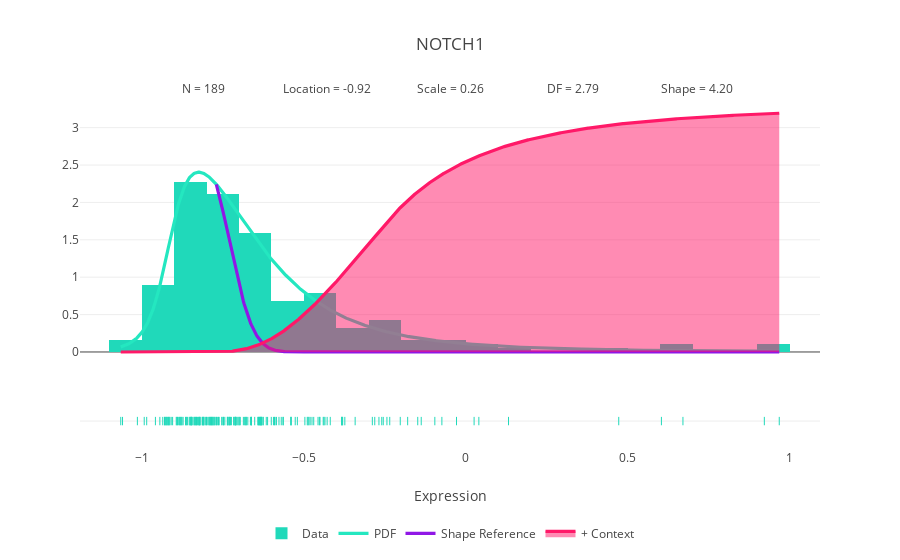
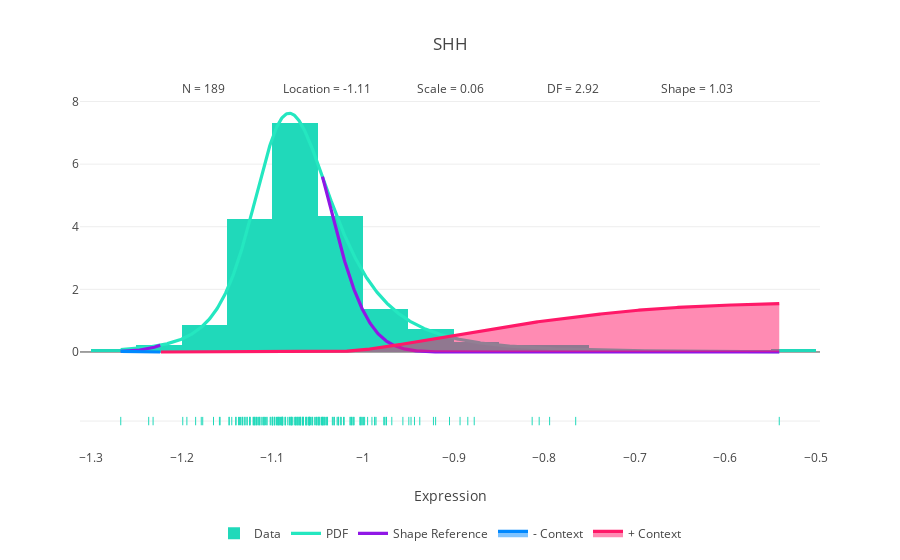
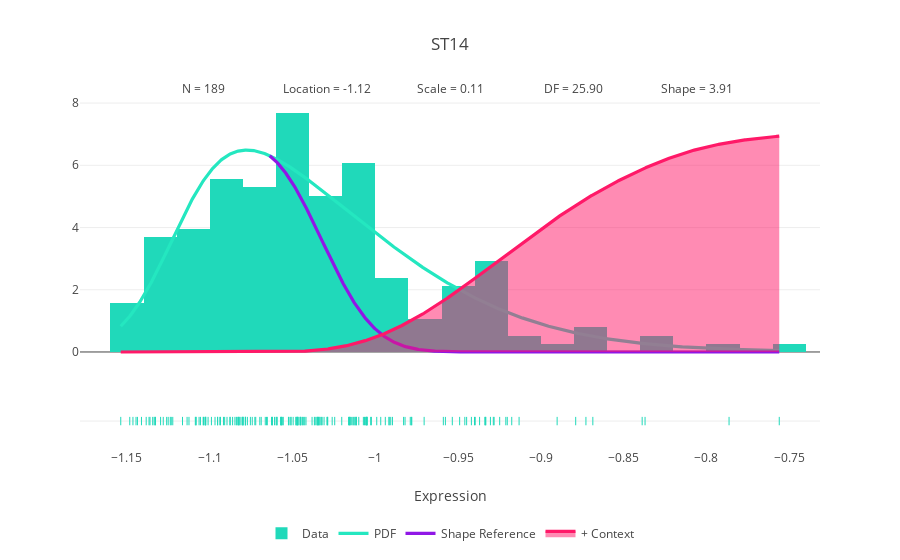
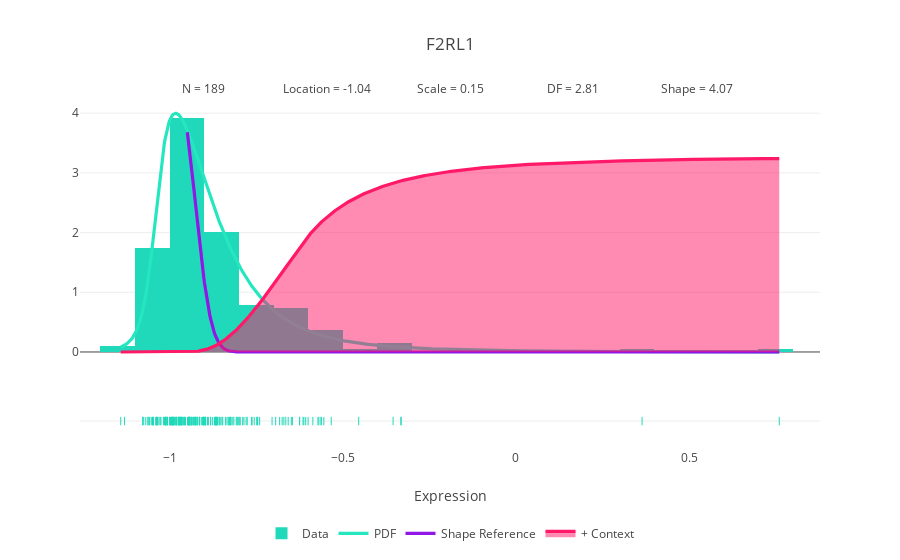

Source (notebook cell) for these figures, in order:
### Code cell
for element_type, df in (
    ("feature", feature_x_sample_processed),
    ("sample", feature_x_sample_processed.T),
):

    if SETTING["{}s_to_peek".format(element_type)] is not None:

        for element, element_values in df.loc[
            df.index & SETTING["{}s_to_peek".format(element_type)]
        ].iterrows():

            ccal.plot_context(
                element_values,
                plot_rug=element_values.dropna().size < SETTING["plot_rug_max_size"],
                xaxis_title=SETTING["feature_x_sample_value_name"],
            )

### Figure 1 — Plotly figure (JSON) as saved in the notebook; plotly's stock layout.template omitted (floating-point values rounded to 4 significant figures; data arrays with more than 128 entries replaced by an {"elided": "..."} marker saying what was removed)
{"data": [{"histnorm": "probability density", "hoverinfo": "x+y", "legendgroup": "Data", "marker": {"color": "#20d9ba"}, "name": "Data", "type": "histogram", "uid": "05f467ff-4ce0-430d-b3ef-516ac9f0705c", "x": {"elided": "189 float values"}, "yaxis": "y2"}, {"hoverinfo": "x+text", "legendgroup": "Data", "marker": {"color": "#20d9ba", "symbol": "line-ns-open"}, "mode": "markers", "showlegend": false, "text": {"elided": "189 str values"}, "type": "scatter", "uid": "c126f602-20ec-4518-8b77-11b8fc21ac4e", "x": {"elided": "189 float values"}, "y": {"elided": "189 int values"}}, {"line": {"color": "#24e7c0", "width": 3.2}, "name": "PDF", "type": "scatter", "uid": "f1e36e2e-53f4-42b5-ab64-2b3179892e10", "x": {"elided": "1000 float values"}, "y": {"elided": "1000 float values"}, "yaxis": "y2"}, {"line": {"color": "#9017e6", "width": 3.2}, "name": "Shape Reference", "type": "scatter", "uid": "fa5f2cc4-ffab-4e16-bab0-fc7c3cba8b53", "x": {"elided": "1000 float values"}, "y": {"elided": "1000 float values"}, "yaxis": "y2"}, {"fill": "tozeroy", "line": {"color": "#0088ff", "width": 3.2}, "name": "- Context", "type": "scatter", "uid": "200eebef-3f77-4876-b792-138bbbb62d0f", "x": [], "y": [], "yaxis": "y2"}, {"fill": "tozeroy", "line": {"color": "#ff1968", "width": 3.2}, "name": "+ Context", "type": "scatter", "uid": "86d373c5-f9cc-4172-854e-973513f48d73", "x": {"elided": "1000 float values"}, "y": {"elided": "1000 float values"}, "yaxis": "y2"}], "layout": {"annotations": [{"showarrow": false, "text": "N = 189", "x": 0.1667, "xanchor": "center", "xref": "paper", "y": 1.064, "yref": "paper"}, {"showarrow": false, "text": "Location = -0.92", "x": 0.3333, "xanchor": "center", "xref": "paper", "y": 1.064, "yref": "paper"}, {"showarrow": false, "text": "Scale = 0.26", "x": 0.5, "xanchor": "center", "xref": "paper", "y": 1.064, "yref": "paper"}, {"showarrow": false, "text": "DF = 2.79", "x": 0.6667, "xanchor": "center", "xref": "paper", "y": 1.064, "yref": "paper"}, {"showarrow": false, "text": "Shape = 4.20", "x": 0.8333, "xanchor": "center", "xref": "paper", "y": 1.064, "yref": "paper"}], "legend": {"orientation": "h", "x": 0.5, "xanchor": "center", "y": -0.2}, "title": {"text": "NOTCH1"}, "xaxis": {"anchor": "y", "title": {"text": "Expression"}}, "yaxis": {"domain": [0, 0.16], "dtick": 1, "showticklabels": false, "zeroline": false}, "yaxis2": {"domain": [0.24, 1]}}}

### Figure 2 — Plotly figure (JSON) as saved in the notebook; plotly's stock layout.template omitted (floating-point values rounded to 4 significant figures; data arrays with more than 128 entries replaced by an {"elided": "..."} marker saying what was removed)
{"data": [{"histnorm": "probability density", "hoverinfo": "x+y", "legendgroup": "Data", "marker": {"color": "#20d9ba"}, "name": "Data", "type": "histogram", "uid": "bbd82ed4-096b-4f3d-92df-a078dfb837a0", "x": {"elided": "189 float values"}, "yaxis": "y2"}, {"hoverinfo": "x+text", "legendgroup": "Data", "marker": {"color": "#20d9ba", "symbol": "line-ns-open"}, "mode": "markers", "showlegend": false, "text": {"elided": "189 str values"}, "type": "scatter", "uid": "bd2c1c3c-fce1-4c7a-be96-a253daa47b90", "x": {"elided": "189 float values"}, "y": {"elided": "189 int values"}}, {"line": {"color": "#24e7c0", "width": 3.2}, "name": "PDF", "type": "scatter", "uid": "a2c7cb4f-1599-4c66-8dc3-d5d99ab4d6c4", "x": {"elided": "1000 float values"}, "y": {"elided": "1000 float values"}, "yaxis": "y2"}, {"line": {"color": "#9017e6", "width": 3.2}, "name": "Shape Reference", "type": "scatter", "uid": "72b9cdf1-c98c-456f-8e2a-9f011eded9d1", "x": {"elided": "1000 float values"}, "y": {"elided": "1000 float values"}, "yaxis": "y2"}, {"fill": "tozeroy", "line": {"color": "#0088ff", "width": 3.2}, "name": "- Context", "type": "scatter", "uid": "36605d12-0d16-4488-ac1e-16d8ec9d2f67", "x": [-1.267, -1.266, -1.266, -1.265, -1.264, -1.264, -1.263, -1.262, -1.261, -1.261, -1.26, -1.259, -1.258, -1.258, -1.257, -1.256, -1.256, -1.255, -1.254, -1.253, -1.253, -1.252, -1.251, -1.25, -1.25, -1.249, -1.248, -1.248, -1.247, -1.246, -1.245, -1.245, -1.244, -1.243, -1.242, -1.242, -1.241, -1.24, -1.24, -1.239, -1.238, -1.237, -1.237, -1.236, -1.235, -1.234, -1.234, -1.233, -1.232, -1.232, -1.231, -1.23, -1.229, -1.229, -1.228, -1.227, -1.226, -1.226, -1.225, -1.224, -1.224], "y": [0.01737, 0.01692, 0.01648, 0.01604, 0.01561, 0.01517, 0.01474, 0.01431, 0.01389, 0.01347, 0.01305, 0.01264, 0.01223, 0.01182, 0.01142, 0.01102, 0.01062, 0.01023, 0.009849, 0.009467, 0.009091, 0.008719, 0.008352, 0.007991, 0.007635, 0.007284, 0.006939, 0.0066, 0.006266, 0.005939, 0.005618, 0.005304, 0.004996, 0.004695, 0.004402, 0.004115, 0.003836, 0.003565, 0.003302, 0.003047, 0.0028, 0.002562, 0.002332, 0.002112, 0.001901, 0.001699, 0.001508, 0.001326, 0.001155, 0.0009939, 0.0008441, 0.0007055, 0.0005782, 0.0004628, 0.0003594, 0.0002684, 0.00019, 0.0001247, 7.264e-05, 3.429e-05, 9.965e-06], "yaxis": "y2"}, {"fill": "tozeroy", "line": {"color": "#ff1968", "width": 3.2}, "name": "+ Context", "type": "scatter", "uid": "c9cec603-bde0-4e84-b561-99bcf740d2ab", "x": {"elided": "939 float values"}, "y": {"elided": "939 float values"}, "yaxis": "y2"}], "layout": {"annotations": [{"showarrow": false, "text": "N = 189", "x": 0.1667, "xanchor": "center", "xref": "paper", "y": 1.064, "yref": "paper"}, {"showarrow": false, "text": "Location = -1.11", "x": 0.3333, "xanchor": "center", "xref": "paper", "y": 1.064, "yref": "paper"}, {"showarrow": false, "text": "Scale = 0.06", "x": 0.5, "xanchor": "center", "xref": "paper", "y": 1.064, "yref": "paper"}, {"showarrow": false, "text": "DF = 2.92", "x": 0.6667, "xanchor": "center", "xref": "paper", "y": 1.064, "yref": "paper"}, {"showarrow": false, "text": "Shape = 1.03", "x": 0.8333, "xanchor": "center", "xref": "paper", "y": 1.064, "yref": "paper"}], "legend": {"orientation": "h", "x": 0.5, "xanchor": "center", "y": -0.2}, "title": {"text": "SHH"}, "xaxis": {"anchor": "y", "title": {"text": "Expression"}}, "yaxis": {"domain": [0, 0.16], "dtick": 1, "showticklabels": false, "zeroline": false}, "yaxis2": {"domain": [0.24, 1]}}}

### Figure 3 — Plotly figure (JSON) as saved in the notebook; plotly's stock layout.template omitted (floating-point values rounded to 4 significant figures; data arrays with more than 128 entries replaced by an {"elided": "..."} marker saying what was removed)
{"data": [{"histnorm": "probability density", "hoverinfo": "x+y", "legendgroup": "Data", "marker": {"color": "#20d9ba"}, "name": "Data", "type": "histogram", "uid": "c46c29b8-3065-4a44-b001-feb3ef6dd4f5", "x": {"elided": "189 float values"}, "yaxis": "y2"}, {"hoverinfo": "x+text", "legendgroup": "Data", "marker": {"color": "#20d9ba", "symbol": "line-ns-open"}, "mode": "markers", "showlegend": false, "text": {"elided": "189 str values"}, "type": "scatter", "uid": "18dd7760-7c2a-4d2a-8625-8fcf6da97324", "x": {"elided": "189 float values"}, "y": {"elided": "189 int values"}}, {"line": {"color": "#24e7c0", "width": 3.2}, "name": "PDF", "type": "scatter", "uid": "927a8afa-b636-4cd6-8da9-ffad2392d330", "x": {"elided": "1000 float values"}, "y": {"elided": "1000 float values"}, "yaxis": "y2"}, {"line": {"color": "#9017e6", "width": 3.2}, "name": "Shape Reference", "type": "scatter", "uid": "1af1a005-47f5-48c0-b864-f7de9794a0dc", "x": {"elided": "1000 float values"}, "y": {"elided": "1000 float values"}, "yaxis": "y2"}, {"fill": "tozeroy", "line": {"color": "#0088ff", "width": 3.2}, "name": "- Context", "type": "scatter", "uid": "71a806aa-840e-42cb-b348-024b1cb32edc", "x": [], "y": [], "yaxis": "y2"}, {"fill": "tozeroy", "line": {"color": "#ff1968", "width": 3.2}, "name": "+ Context", "type": "scatter", "uid": "a221a8eb-11bc-45e0-a334-9d80e8855362", "x": {"elided": "1000 float values"}, "y": {"elided": "1000 float values"}, "yaxis": "y2"}], "layout": {"annotations": [{"showarrow": false, "text": "N = 189", "x": 0.1667, "xanchor": "center", "xref": "paper", "y": 1.064, "yref": "paper"}, {"showarrow": false, "text": "Location = -1.12", "x": 0.3333, "xanchor": "center", "xref": "paper", "y": 1.064, "yref": "paper"}, {"showarrow": false, "text": "Scale = 0.11", "x": 0.5, "xanchor": "center", "xref": "paper", "y": 1.064, "yref": "paper"}, {"showarrow": false, "text": "DF = 25.90", "x": 0.6667, "xanchor": "center", "xref": "paper", "y": 1.064, "yref": "paper"}, {"showarrow": false, "text": "Shape = 3.91", "x": 0.8333, "xanchor": "center", "xref": "paper", "y": 1.064, "yref": "paper"}], "legend": {"orientation": "h", "x": 0.5, "xanchor": "center", "y": -0.2}, "title": {"text": "ST14"}, "xaxis": {"anchor": "y", "title": {"text": "Expression"}}, "yaxis": {"domain": [0, 0.16], "dtick": 1, "showticklabels": false, "zeroline": false}, "yaxis2": {"domain": [0.24, 1]}}}

### Figure 4 — Plotly figure (JSON) as saved in the notebook; plotly's stock layout.template omitted (floating-point values rounded to 4 significant figures; data arrays with more than 128 entries replaced by an {"elided": "..."} marker saying what was removed)
{"data": [{"histnorm": "probability density", "hoverinfo": "x+y", "legendgroup": "Data", "marker": {"color": "#20d9ba"}, "name": "Data", "type": "histogram", "uid": "c5c5ec91-ba31-467f-b97c-21ac51f34cbd", "x": {"elided": "189 float values"}, "yaxis": "y2"}, {"hoverinfo": "x+text", "legendgroup": "Data", "marker": {"color": "#20d9ba", "symbol": "line-ns-open"}, "mode": "markers", "showlegend": false, "text": {"elided": "189 str values"}, "type": "scatter", "uid": "16c1c7cb-b1f6-40c4-96e6-11265810703a", "x": {"elided": "189 float values"}, "y": {"elided": "189 int values"}}, {"line": {"color": "#24e7c0", "width": 3.2}, "name": "PDF", "type": "scatter", "uid": "3d26b2c6-1d0a-48c9-a5c8-0d8d498b7781", "x": {"elided": "1000 float values"}, "y": {"elided": "1000 float values"}, "yaxis": "y2"}, {"line": {"color": "#9017e6", "width": 3.2}, "name": "Shape Reference", "type": "scatter", "uid": "cd1b4af8-7448-4508-8899-62825209e411", "x": {"elided": "1000 float values"}, "y": {"elided": "1000 float values"}, "yaxis": "y2"}, {"fill": "tozeroy", "line": {"color": "#0088ff", "width": 3.2}, "name": "- Context", "type": "scatter", "uid": "944ce26e-e2b0-41fb-af53-c23fea9017b5", "x": [], "y": [], "yaxis": "y2"}, {"fill": "tozeroy", "line": {"color": "#ff1968", "width": 3.2}, "name": "+ Context", "type": "scatter", "uid": "79450c9f-9719-4e46-8ac6-1993ad6e3a1e", "x": {"elided": "1000 float values"}, "y": {"elided": "1000 float values"}, "yaxis": "y2"}], "layout": {"annotations": [{"showarrow": false, "text": "N = 189", "x": 0.1667, "xanchor": "center", "xref": "paper", "y": 1.064, "yref": "paper"}, {"showarrow": false, "text": "Location = -1.04", "x": 0.3333, "xanchor": "center", "xref": "paper", "y": 1.064, "yref": "paper"}, {"showarrow": false, "text": "Scale = 0.15", "x": 0.5, "xanchor": "center", "xref": "paper", "y": 1.064, "yref": "paper"}, {"showarrow": false, "text": "DF = 2.81", "x": 0.6667, "xanchor": "center", "xref": "paper", "y": 1.064, "yref": "paper"}, {"showarrow": false, "text": "Shape = 4.07", "x": 0.8333, "xanchor": "center", "xref": "paper", "y": 1.064, "yref": "paper"}], "legend": {"orientation": "h", "x": 0.5, "xanchor": "center", "y": -0.2}, "title": {"text": "F2RL1"}, "xaxis": {"anchor": "y", "title": {"text": "Expression"}}, "yaxis": {"domain": [0, 0.16], "dtick": 1, "showticklabels": false, "zeroline": false}, "yaxis2": {"domain": [0.24, 1]}}}
